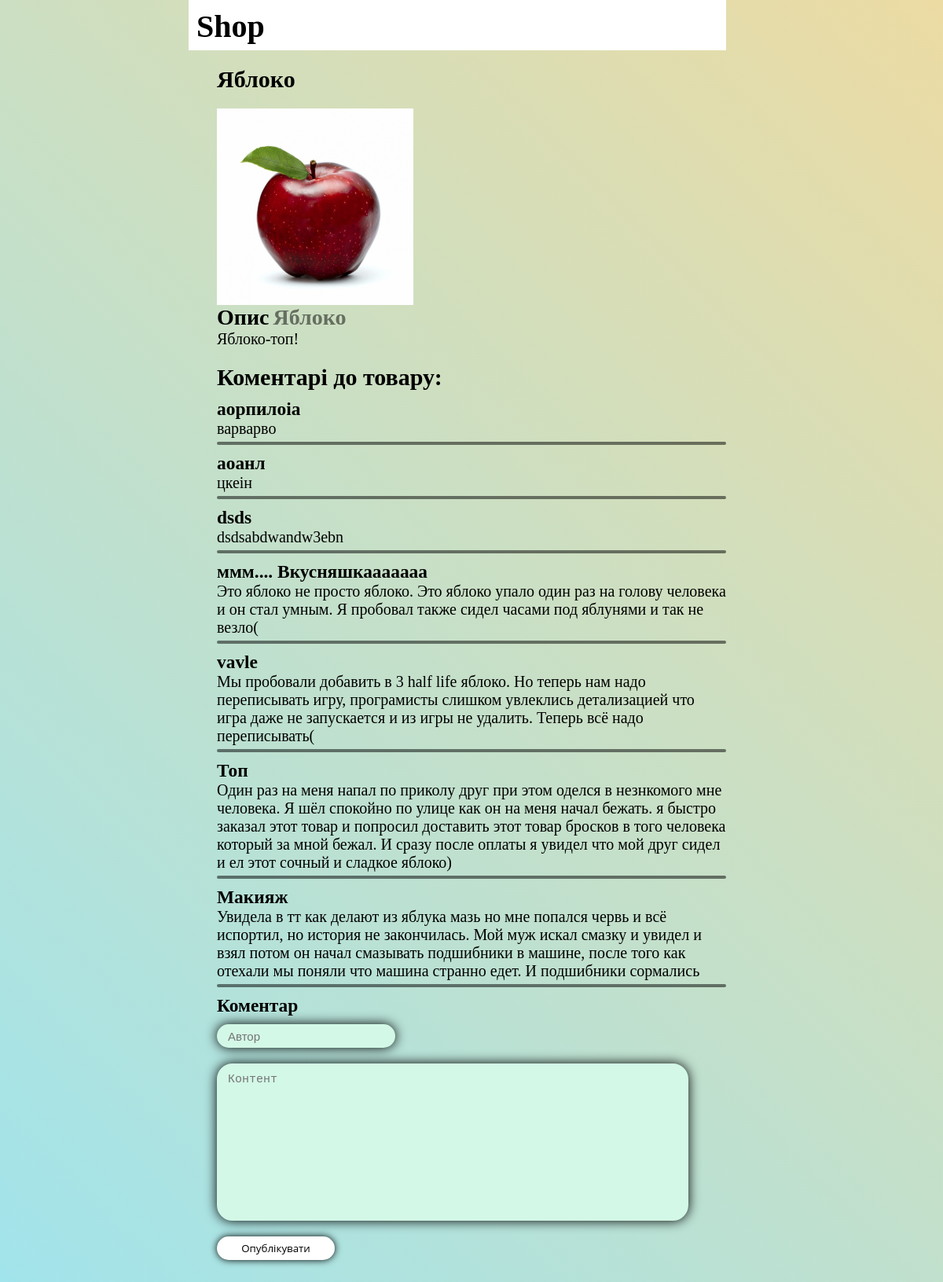
The app's page /shop/ (signed in) with its own data.
### shopapp/models.py (models this page shows)
class Product(models.Model):
    title = models.CharField(max_length=255, unique=True)
    picture = models.ImageField(upload_to="image/%Y/%m/%d", unique=True)
    description = models.TextField(max_length=2000, unique=True)

class Comment(models.Model):
    author = models.CharField(max_length=255, unique=True)
    text = models.TextField(max_length=2000, unique=True)

### shopapp/views.py (the view)
# urls.py: path('shop/', show_shop, name='shop'),
def show_shop(request):
    if request.user.is_authenticated:
        context = {
            "products":Product.objects.all(),
            "comments":Comment.objects.all()
            }
        if request.method == "POST":
            author = request.POST.get("author")
            text = request.POST.get("text")
            Comment.objects.create(author = author, text = text)
            return redirect('shop')
        return render(request, 'shop.html', context=context)
    else:
        return redirect('log_form')

### shopapp/templates/shop.html (shortened to what this page needs)
{% load static %}
<html lang="en">
<head>
    <link href="{% static 'shop.css' %}" rel="stylesheet">
</head>
<body>
    <div class="content">
        <div class="title_shop">
            <h1>Shop</h1>
        </div>
        <div class="products">
            {% for product in products %}
            <h2 class="title_product">{{ product.title }}</h2>
            <p ><img class="img" src="{{ product.picture.url }}"></p>
            <h3 class="description_title">Опис <p class="product_title">{{ product.title }}</p></h3>
            <p class="description">{{ product.description }}</p>
            <h2 class="comment_list">Коментарі до товару:</h2>
            {% for comment in comments %}
            <h3>{{ comment.author }}</h3>
            <p class="comment">{{ comment.text }}</p>
            <hr>
            {% endfor %}
            <form method="post" enctype="multipart/form-data">
                <h3>Коментар</h3>
                <p><input class="create_title_comm" type="text" autocomplete="off" placeholder="Автор" name="author" required maxlength="255"></p>
                <p><textarea class="text_comm" name="text" cols="30" rows="10" placeholder="Контент" required
                        style="resize: none;"></textarea></p>
                {% if request.user.is_authenticated %}
                <p><input type="submit" class="button_comm" autocomplete="off" value="Опублікувати"></p>
                {% endif %}
            </form>
            {% endfor %}
        </div>
    </div>
</body>
</html>

### shopapp/static/shop.css (style rules this page uses)
* { margin: 0; padding: 0; box-sizing: border-box; }
.content { display: grid; background: linear-gradient(45deg, #a1e4ec, #ecdba3); padding: 0 20%; padding-bottom: 50px; font-size: 20px; }
.title_shop { background: white; height: 8vh; width: 95%; padding: 10px 10px; margin-bottom: 20px; }
.products { display: grid; margin: 0 5%; }
.title_product { margin-bottom: 20px; }
.img { width: 250px; height: 250px; }
hr { background: black; border: 2px solid black; border-radius: 10px; opacity: 0.5; margin-bottom: 10px; }
.description { margin-bottom: 20px; }
.comment_list { margin-bottom: 10px; }
.comment { margin-bottom: 5px; }
.description_title { display: flex; font-size: 28px; margin-bottom: 5 px; }
.product_title { font-size: 28px; margin-left: 5px; opacity: 0.5; }
.create_title_comm { margin:10px 0 20px 0; background: rgb(211, 248, 231); height: 30px; padding: 0 12px; border: 2px solid rgb(211, 248, 231); border-radius: 20px; box-shadow: 0px 0px 15px; font-size: 15px; }
.text_comm { margin: 0 0 20px 0; background: rgb(211, 248, 231); height: 200px; width: 600px; padding: 10px 12px; border: 2px solid rgb(211, 248, 231); border-radius: 20px; box-shadow: 0px 0px 15px; font-size: 15px; color: black; }
.button_comm { width: 150px; height: 30px; margin: 0; padding: 5px 20px; box-shadow: 0 0 10px; border: 0; border-radius: 20px; background: white; font-family: 'Open Sans', sans-serif; }

### records on screen
Product: title "Яблоко", picture (picture), description "Яблоко-топ!"
Comment: author "аорпилоіа", text "варварво"
Comment: author "аоанл", text "цкеін"
Comment: author "dsds", text "dsdsabdwandw3ebn"
Comment: author "ммм.... Вкусняшкааааааа", text "Это яблоко не просто яблоко. Это яблоко упало один раз на голову человека и он стал умным. Я пробовал также сидел часами под яблунями и так не везло("
Comment: author "vavle", text "Мы пробовали добавить в 3 half life яблоко. Но теперь нам надо переписывать игру, програмисты слишком увлеклись детализацией что игра даже не запускается и из игры не удалить. Теперь всё надо переписывать("
Comment: author "Топ", text "Один раз на меня напал по приколу друг при этом оделся в незнкомого мне человека. Я шёл спокойно по улице как он на меня начал бежать. я быстро заказал этот товар и попросил доставить этот товар бросков в того человека который за мной бежал. И сразу после оплаты я увидел что мой друг сидел и ел этот сочный и сладкое яблоко)"
Comment: author "Макияж", text "Увидела в тт как делают из яблука мазь но мне попался червь и всё испортил, но история не закончилась. Мой муж искал смазку и увидел и взял потом он начал смазывать подшибники в машине, после того как отехали мы поняли что машина странно едет. И подшибники сормались"
